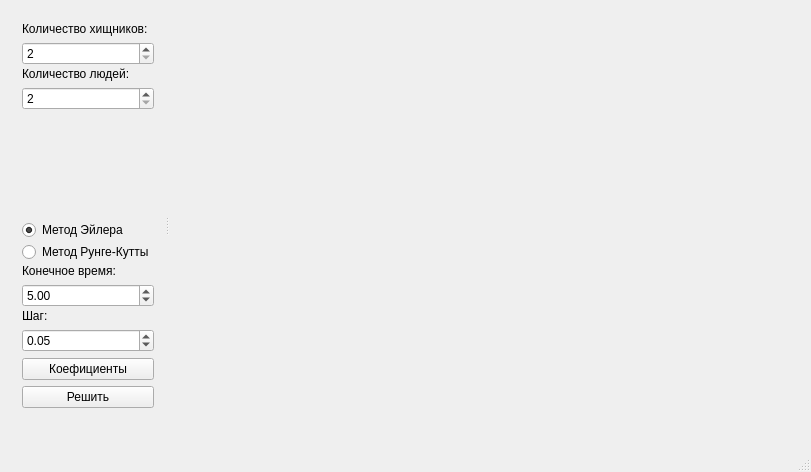
<?xml version="1.0" encoding="UTF-8"?>
<ui version="4.0">
 <class>MainWindow</class>
 <widget class="QMainWindow" name="MainWindow">
  <property name="geometry">
   <rect>
    <x>0</x>
    <y>0</y>
    <width>806</width>
    <height>472</height>
   </rect>
  </property>
  <property name="windowTitle">
   <string>MainWindow</string>
  </property>
  <widget class="QWidget" name="centralWidget">
   <layout class="QHBoxLayout" name="horizontalLayout">
    <item>
     <widget class="QSplitter" name="splitter">
      <property name="orientation">
       <enum>Qt::Horizontal</enum>
      </property>
      <widget class="QWidget" name="">
       <layout class="QVBoxLayout" name="verticalLayout_5">
        <property name="spacing">
         <number>2</number>
        </property>
        <property name="sizeConstraint">
         <enum>QLayout::SetMaximumSize</enum>
        </property>
        <item>
         <layout class="QVBoxLayout" name="verticalLayout_2">
          <item>
           <widget class="QLabel" name="label_2">
            <property name="text">
             <string>Количество хищников:</string>
            </property>
           </widget>
          </item>
          <item>
           <widget class="QSpinBox" name="spinHumans">
            <property name="minimum">
             <number>2</number>
            </property>
            <property name="maximum">
             <number>10000</number>
            </property>
           </widget>
          </item>
         </layout>
        </item>
        <item>
         <layout class="QVBoxLayout" name="verticalLayout">
          <item>
           <widget class="QLabel" name="label">
            <property name="text">
             <string>Количество людей:</string>
            </property>
           </widget>
          </item>
          <item>
           <widget class="QSpinBox" name="spinPredators">
            <property name="minimum">
             <number>2</number>
            </property>
            <property name="maximum">
             <number>10000</number>
            </property>
           </widget>
          </item>
         </layout>
        </item>
        <item>
         <spacer name="verticalSpacer">
          <property name="orientation">
           <enum>Qt::Vertical</enum>
          </property>
          <property name="sizeHint" stdset="0">
           <size>
            <width>20</width>
            <height>18</height>
           </size>
          </property>
         </spacer>
        </item>
        <item>
         <widget class="QRadioButton" name="radioEulers">
          <property name="text">
           <string>Метод Эйлера</string>
          </property>
          <property name="checked">
           <bool>true</bool>
          </property>
         </widget>
        </item>
        <item>
         <widget class="QRadioButton" name="radioRungeCutta">
          <property name="text">
           <string>Метод Рунге-Кутты</string>
          </property>
         </widget>
        </item>
        <item>
         <layout class="QVBoxLayout" name="verticalLayout_3">
          <item>
           <widget class="QLabel" name="label_3">
            <property name="text">
             <string>Конечное время:</string>
            </property>
           </widget>
          </item>
          <item>
           <widget class="QDoubleSpinBox" name="spinEndOfTime">
            <property name="minimum">
             <double>1.000000000000000</double>
            </property>
            <property name="maximum">
             <double>200.000000000000000</double>
            </property>
            <property name="value">
             <double>5.000000000000000</double>
            </property>
           </widget>
          </item>
         </layout>
        </item>
        <item>
         <layout class="QVBoxLayout" name="verticalLayout_4">
          <item>
           <widget class="QLabel" name="label_4">
            <property name="text">
             <string>Шаг:</string>
            </property>
           </widget>
          </item>
          <item>
           <widget class="QDoubleSpinBox" name="spinStep">
            <property name="minimum">
             <double>0.010000000000000</double>
            </property>
            <property name="singleStep">
             <double>0.050000000000000</double>
            </property>
            <property name="value">
             <double>0.050000000000000</double>
            </property>
           </widget>
          </item>
          <item>
           <widget class="QPushButton" name="pushKoefs">
            <property name="text">
             <string>Коефициенты</string>
            </property>
           </widget>
          </item>
          <item>
           <widget class="QPushButton" name="pushSolve">
            <property name="text">
             <string>Решить</string>
            </property>
           </widget>
          </item>
          <item>
           <widget class="QLabel" name="labelResult">
            <property name="text">
             <string/>
            </property>
           </widget>
          </item>
         </layout>
        </item>
       </layout>
      </widget>
      <widget class="WidgetPlot" name="plot" native="true">
       <property name="minimumSize">
        <size>
         <width>631</width>
         <height>413</height>
        </size>
       </property>
       <property name="mouseTracking">
        <bool>true</bool>
       </property>
       <property name="autoFillBackground">
        <bool>false</bool>
       </property>
      </widget>
     </widget>
    </item>
   </layout>
  </widget>
  <widget class="QMenuBar" name="menuBar">
   <property name="geometry">
    <rect>
     <x>0</x>
     <y>0</y>
     <width>806</width>
     <height>21</height>
    </rect>
   </property>
  </widget>
  <widget class="QStatusBar" name="statusBar"/>
 </widget>
 <layoutdefault spacing="6" margin="11"/>
 <customwidgets>
  <customwidget>
   <class>WidgetPlot</class>
   <extends>QWidget</extends>
   <header>widgetplot.h</header>
   <container>1</container>
  </customwidget>
 </customwidgets>
 <resources/>
 <connections/>
</ui>
